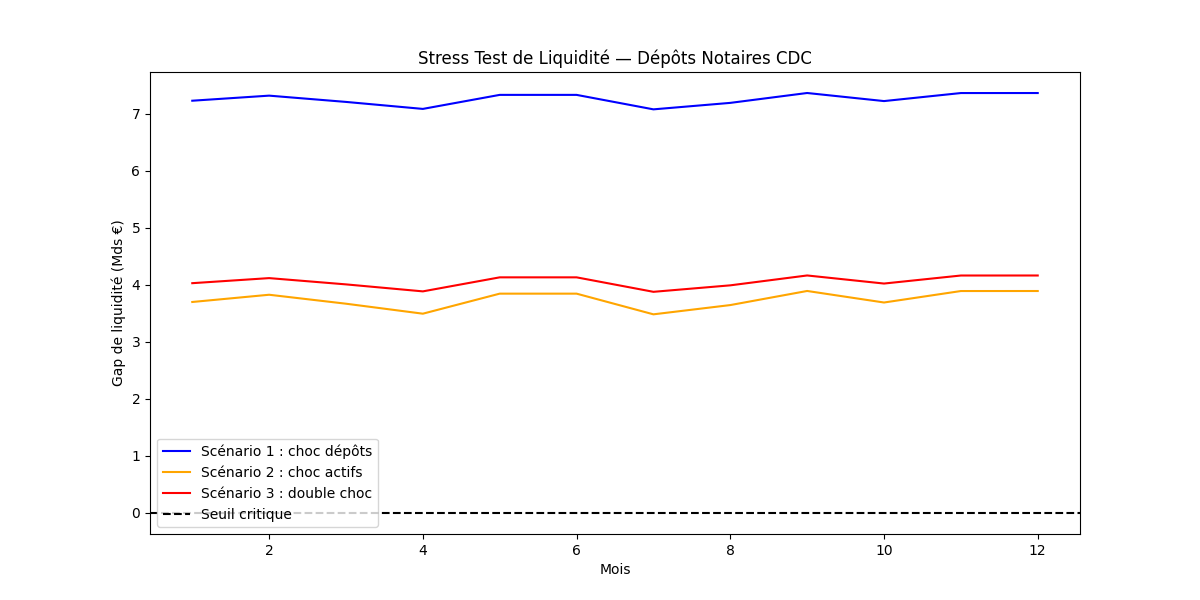

The script that saved this image:
# ============================================================
# Liquidity Stress Test — ALM Caisse des Dépôts
# Simulation de 3 scénarios de crise de liquidité
# Auteur : Raphaël
# ============================================================

import numpy as np
from matplotlib import pyplot as plt

# Simulation des dépôts notaires sur 12 mois (loi normale)
np.random.seed(42)
tableau = np.random.normal(loc=5, scale=1, size=12)

# Paramètres de stress
choc_depot = 0.30
choc_actifs = 0.40
actifs_liquides_base = 8

# Scénario 1 : retrait 30% dépôts notaires
depots_scenario1 = tableau * (1 - choc_depot)
gap_scenario1 = actifs_liquides_base - depots_scenario1 * 0.20

# Scénario 2 : actifs liquides perdent 40%
depots_scenario2 = tableau
actifs_scenario2 = actifs_liquides_base * (1 - choc_actifs)
gap_scenario2 = actifs_scenario2 - depots_scenario2 * 0.20

# Scénario 3 : double choc
depots_scenario3 = tableau * (1 - choc_depot)
actifs_scenario3 = actifs_liquides_base * (1 - choc_actifs)
gap_scenario3 = actifs_scenario3 - depots_scenario3 * 0.20

# Visualisation
mois = range(1, 13)
plt.figure(figsize=(12, 6))
plt.plot(mois, gap_scenario1, color='blue', label='Scénario 1 : choc dépôts')
plt.plot(mois, gap_scenario2, color='orange', label='Scénario 2 : choc actifs')
plt.plot(mois, gap_scenario3, color='red', label='Scénario 3 : double choc')
plt.axhline(y=0, color='black', linestyle='--', label='Seuil critique')
plt.title('Stress Test de Liquidité — Dépôts Notaires CDC')
plt.xlabel('Mois')
plt.ylabel('Gap de liquidité (Mds €)')
plt.legend()
plt.savefig('liquidity_stress_test.png')
plt.show()
